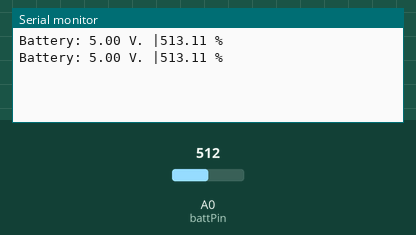
The sketch below on a simulated Arduino Uno, built with avr-gcc and run on an emulated ATmega328P. Shown: the last lines printed to the serial monitor. The inputs (shaded band) are chosen by the test bench; at power-on: A0 (battPin) = 512.

Above: at 1.2 s.
1.3 s: A0 (battPin) set to 716
At 2.6 s:
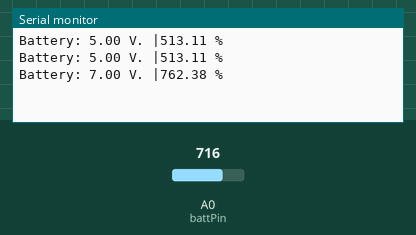
2.8 s: A0 (battPin) set to 900
At 3.9 s:
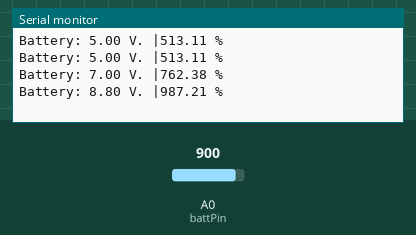
Timing chart, 0 to 5.8 s (numbered marks = the images above; inputs shaded):
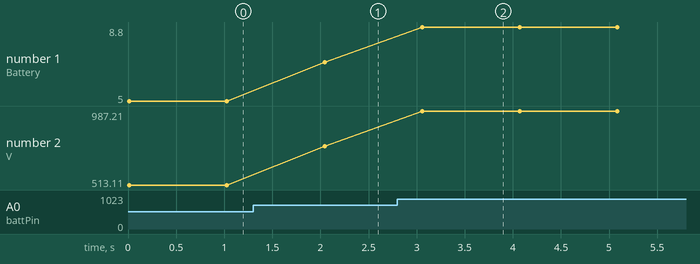

The sketch:

medidor_baterias.ino
```cpp
#define battPin A0


// valores para bateria (em volts) com capacidade mínima e máxima
const float lowBatt = 0.9;  //obtido através do datasheet
const float fullBatt = 1.7; //obtido experimentalmente


void setup() {

  Serial.begin(9600);
  pinMode(battPin, INPUT);

}

void loop() {

  float voltageSum = 0;     //somatório, usado na média
  int samples = 0;          //número de aquisições
  float voltageReading = 0;

  //fazer 100 aquisições do sinal para obter o valor mais fiável
  for(samples = 0; samples < 100; samples++){
    voltageReading = (analogRead(battPin) * ( 5.0 / 1023.0) * 2); // regra de 3 simples e x2 para compensar divisor de tensão
    voltageSum += voltageReading; //adicionar ao somatório
  }

  float meanVoltage = voltageSum / samples; //fazer a média

  Serial.print("Battery: ");
  Serial.print(meanVoltage, 2);
  Serial.print(" V. |");

  float battPercentage = ((meanVoltage- lowBatt) / (fullBatt - lowBatt))* 100;    //calcular a percentagem de capacidade disponível
  Serial.print(battPercentage, 2);
  Serial.println(" % ");

  delay(1000);
}
```

Measured:
- after the input at 1.3 s, the serial monitor: prints a new line after 0.74 s (image 1)
- after the input at 2.8 s, the serial monitor: prints a new line after 0.26 s (image 2)
- plotted number 1: 5 → 7 after the input at 1.3 s, 7 → 8.8 after the input at 2.8 s
- plotted number 2: 513.11 → 762.38 after the input at 1.3 s, 762.38 → 987.21 after the input at 2.8 s
